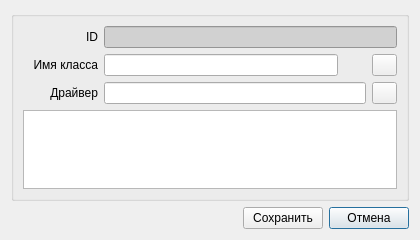
<?xml version="1.0" encoding="UTF-8"?>
<ui version="4.0">
 <class>SvClassDialog</class>
 <widget class="QDialog" name="SvClassDialog">
  <property name="geometry">
   <rect>
    <x>0</x>
    <y>0</y>
    <width>420</width>
    <height>240</height>
   </rect>
  </property>
  <property name="windowTitle">
   <string>Device class - </string>
  </property>
  <layout class="QVBoxLayout" name="verticalLayout_2">
   <item>
    <widget class="QGroupBox" name="groupBox">
     <property name="sizePolicy">
      <sizepolicy hsizetype="Preferred" vsizetype="Expanding">
       <horstretch>0</horstretch>
       <verstretch>0</verstretch>
      </sizepolicy>
     </property>
     <property name="title">
      <string/>
     </property>
     <layout class="QVBoxLayout" name="verticalLayout">
      <item>
       <layout class="QHBoxLayout" name="layoutID">
        <item>
         <widget class="QLabel" name="lblID">
          <property name="sizePolicy">
           <sizepolicy hsizetype="Fixed" vsizetype="Preferred">
            <horstretch>0</horstretch>
            <verstretch>0</verstretch>
           </sizepolicy>
          </property>
          <property name="minimumSize">
           <size>
            <width>75</width>
            <height>0</height>
           </size>
          </property>
          <property name="maximumSize">
           <size>
            <width>75</width>
            <height>16777215</height>
           </size>
          </property>
          <property name="text">
           <string>ID</string>
          </property>
          <property name="alignment">
           <set>Qt::AlignRight|Qt::AlignTrailing|Qt::AlignVCenter</set>
          </property>
         </widget>
        </item>
        <item>
         <widget class="QLineEdit" name="editID">
          <property name="styleSheet">
           <string notr="true">background-color: rgb(209, 209, 209);</string>
          </property>
          <property name="readOnly">
           <bool>true</bool>
          </property>
         </widget>
        </item>
       </layout>
      </item>
      <item>
       <layout class="QHBoxLayout" name="horizontalLayout">
        <item>
         <widget class="QLabel" name="lblClassName">
          <property name="sizePolicy">
           <sizepolicy hsizetype="Fixed" vsizetype="Preferred">
            <horstretch>0</horstretch>
            <verstretch>0</verstretch>
           </sizepolicy>
          </property>
          <property name="minimumSize">
           <size>
            <width>75</width>
            <height>0</height>
           </size>
          </property>
          <property name="maximumSize">
           <size>
            <width>75</width>
            <height>16777215</height>
           </size>
          </property>
          <property name="text">
           <string>Имя класса</string>
          </property>
          <property name="alignment">
           <set>Qt::AlignRight|Qt::AlignTrailing|Qt::AlignVCenter</set>
          </property>
         </widget>
        </item>
        <item>
         <widget class="QLineEdit" name="editClassName"/>
        </item>
        <item>
         <widget class="QLabel" name="lblIconPreview">
          <property name="minimumSize">
           <size>
            <width>22</width>
            <height>20</height>
           </size>
          </property>
          <property name="maximumSize">
           <size>
            <width>22</width>
            <height>20</height>
           </size>
          </property>
          <property name="frameShape">
           <enum>QFrame::NoFrame</enum>
          </property>
          <property name="frameShadow">
           <enum>QFrame::Plain</enum>
          </property>
          <property name="text">
           <string/>
          </property>
         </widget>
        </item>
        <item>
         <widget class="QPushButton" name="bnIconPath">
          <property name="sizePolicy">
           <sizepolicy hsizetype="Fixed" vsizetype="Fixed">
            <horstretch>0</horstretch>
            <verstretch>0</verstretch>
           </sizepolicy>
          </property>
          <property name="minimumSize">
           <size>
            <width>25</width>
            <height>0</height>
           </size>
          </property>
          <property name="maximumSize">
           <size>
            <width>25</width>
            <height>16777215</height>
           </size>
          </property>
          <property name="text">
           <string/>
          </property>
          <property name="icon">
           <iconset resource="../MisSCUD/res.qrc">
            <normaloff>:/device_class/icons/cologne-icons/ico/illustration.ico</normaloff>:/device_class/icons/cologne-icons/ico/illustration.ico</iconset>
          </property>
         </widget>
        </item>
       </layout>
      </item>
      <item>
       <layout class="QHBoxLayout" name="layoutLibPath">
        <item>
         <widget class="QLabel" name="lblLibPath">
          <property name="sizePolicy">
           <sizepolicy hsizetype="Fixed" vsizetype="Preferred">
            <horstretch>0</horstretch>
            <verstretch>0</verstretch>
           </sizepolicy>
          </property>
          <property name="minimumSize">
           <size>
            <width>75</width>
            <height>0</height>
           </size>
          </property>
          <property name="maximumSize">
           <size>
            <width>75</width>
            <height>16777215</height>
           </size>
          </property>
          <property name="text">
           <string>Драйвер</string>
          </property>
          <property name="alignment">
           <set>Qt::AlignRight|Qt::AlignTrailing|Qt::AlignVCenter</set>
          </property>
         </widget>
        </item>
        <item>
         <widget class="QLineEdit" name="editLibPath"/>
        </item>
        <item>
         <widget class="QPushButton" name="bnLibPath">
          <property name="sizePolicy">
           <sizepolicy hsizetype="Fixed" vsizetype="Fixed">
            <horstretch>0</horstretch>
            <verstretch>0</verstretch>
           </sizepolicy>
          </property>
          <property name="minimumSize">
           <size>
            <width>25</width>
            <height>0</height>
           </size>
          </property>
          <property name="maximumSize">
           <size>
            <width>25</width>
            <height>16777215</height>
           </size>
          </property>
          <property name="text">
           <string/>
          </property>
          <property name="icon">
           <iconset resource="../MisSCUD/res.qrc">
            <normaloff>:/device_class/icons/cologne-icons/ico/folder.ico</normaloff>:/device_class/icons/cologne-icons/ico/folder.ico</iconset>
          </property>
         </widget>
        </item>
       </layout>
      </item>
      <item>
       <widget class="QTextEdit" name="textDescription"/>
      </item>
     </layout>
    </widget>
   </item>
   <item>
    <layout class="QHBoxLayout" name="layoutButtons">
     <item>
      <spacer name="spacer3">
       <property name="orientation">
        <enum>Qt::Horizontal</enum>
       </property>
       <property name="sizeHint" stdset="0">
        <size>
         <width>40</width>
         <height>20</height>
        </size>
       </property>
      </spacer>
     </item>
     <item>
      <widget class="QPushButton" name="bnSave">
       <property name="sizePolicy">
        <sizepolicy hsizetype="Fixed" vsizetype="Fixed">
         <horstretch>0</horstretch>
         <verstretch>0</verstretch>
        </sizepolicy>
       </property>
       <property name="maximumSize">
        <size>
         <width>80</width>
         <height>16777215</height>
        </size>
       </property>
       <property name="text">
        <string>Сохранить</string>
       </property>
       <property name="default">
        <bool>false</bool>
       </property>
      </widget>
     </item>
     <item>
      <widget class="QPushButton" name="bnCancel">
       <property name="sizePolicy">
        <sizepolicy hsizetype="Fixed" vsizetype="Fixed">
         <horstretch>0</horstretch>
         <verstretch>0</verstretch>
        </sizepolicy>
       </property>
       <property name="maximumSize">
        <size>
         <width>80</width>
         <height>16777215</height>
        </size>
       </property>
       <property name="text">
        <string>Отмена</string>
       </property>
       <property name="default">
        <bool>true</bool>
       </property>
      </widget>
     </item>
    </layout>
   </item>
  </layout>
 </widget>
 <tabstops>
  <tabstop>editClassName</tabstop>
  <tabstop>bnIconPath</tabstop>
  <tabstop>editLibPath</tabstop>
  <tabstop>bnLibPath</tabstop>
  <tabstop>bnSave</tabstop>
  <tabstop>bnCancel</tabstop>
  <tabstop>editID</tabstop>
 </tabstops>
 <resources>
  <include location="../MisSCUD/res.qrc"/>
 </resources>
 <connections/>
</ui>
